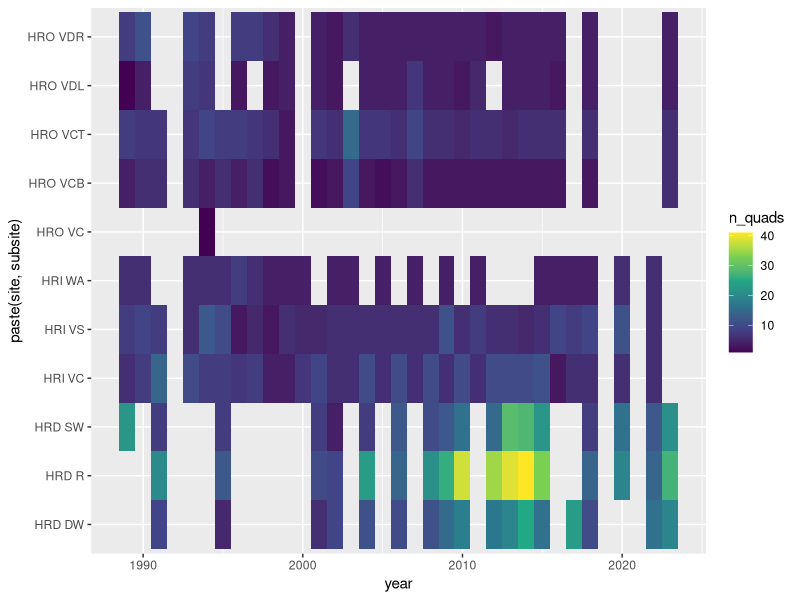
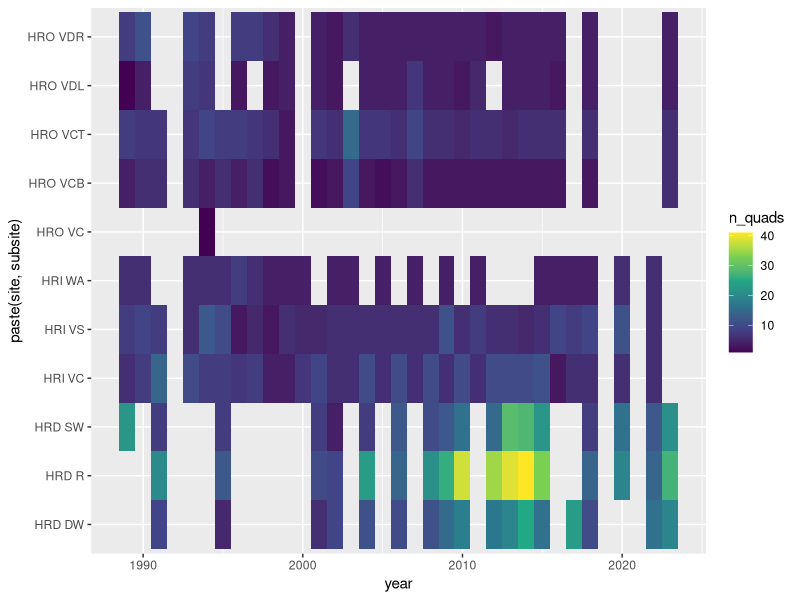
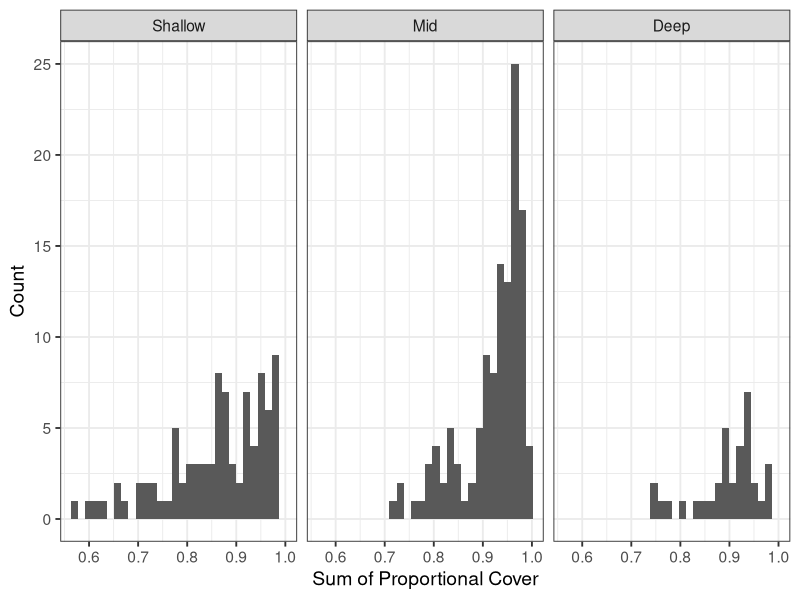
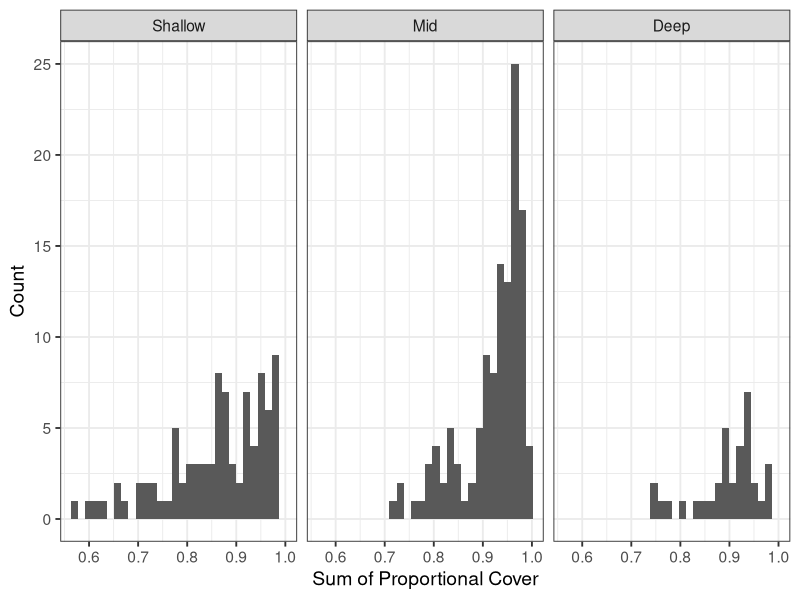

These figures' R source, in order:
#' ---------------------------------------------
#' Generate % Cover data from classification
#' masks done by the segmentation model
#' ---------------------------------------------

library(dplyr)
library(readr)
library(purrr)
library(glue)
library(tidyr)
library(ggplot2)

# # classification data
# cover_data <- read_csv("data/annotations/Photos_to_be_Annotated_coverage_19_20251029.csv") |>
#   rename(image = Image) |>
#   # mutate(image = gsub("-", "\\/", image),
#   #        image = gsub("_", "\\/", image)) |>
#   separate_wider_delim(image, "/",
#                        names = c("site",
#                                  "year",
#                                  "depth", 
#                                  "folder",
#                                  "image_name"),
#                        cols_remove = FALSE,
#                        too_few = "debug")  |>
#   filter(!is.na(year)) #some training data left in- remove
# 
#   
# ## Some light cleaning
# cover_data <- cover_data |>
#   select(-folder, -image_name) |>
#   mutate(depth = gsub(" .*", "", depth),#trim site name from some
#          year = gsub(" .*", "", year),
#          site = gsub(" ", "", site)) 
#   
# # new data for annotations we already did
# annotated_cover_data <- read_csv("data/annotations/Annotated_photos_coverage_19_20251029.csv") |>
#   rename(image = Image) |>
#   rename(pixels = pixels_predicted) |>
#   mutate(image = gsub("-", "\\/", image),
#          image = gsub("_", "\\/", image)) |>
#   separate_wider_delim(image, "/",
#                        names = c("year",
#                                  "site",
#                                  "depth", 
#                                  "image_name"),
#                        too_few = "debug",
#                        too_many = "merge", # some subsites and image names were split
#                        cols_remove = FALSE) |>
#   # For some, depths got weird
#   mutate(depth = ifelse(grepl("HRDeepP", depth), "Deep", depth)) |>
#   mutate(depth = gsub("HRD", "Deep", depth))|> #filename snafu
#   #ok, fixed
#   select(-c(image_name, image_ok, image_pieces, image_remainder)) |>
#   mutate(site = ifelse(site %in% c("DW", "LR", "LRB", "DWB", "DWT", "LRT"),
#                    "HRD",
#                    site))
# 
# all_cover_data <- bind_rows(cover_data, annotated_cover_data) |>
#   mutate(image_name = gsub(".*/", "", image)) |>
#   mutate(year = as.numeric(year),
#          image = gsub("^HRO \\/", "HRO\\/", image)) |>
#   mutate(image = gsub("-", "\\/", image),
#          image = gsub("_", "\\/", image)) 
# 
# ##
# # write manifest so we have it
# ##
# # all_cover_data |>
# #   group_by(image) |>
# #   slice(1L) |>
# #   select(site, year, depth, image) |>
# #   write_csv("data/manifest_unmarked.csv")
# 
# ##
# # file info
# ##
# # info about new images - and fix directory structure for match
# new_image_manifest <- read_csv("data/manifest_even_more.csv") |>
#   rename(image = file) |>
#   mutate(image = gsub("JPG", "png", image),
#          image = gsub("jpg", "png", image),
#          image = gsub("^\\.\\/", "", image),
#          image = gsub("^(\\d\\d\\d\\d) (HR[IO])\\/", 
#                       "\\2\\/\\1 \\2\\/", image))
# 
# second_new_image_manifest <- read_csv("data/manifest_new_images_third.csv")         
# 
# manifest <- bind_rows(read_csv("data/manifest_20251023.csv"),
#                       new_image_manifest,
#                       second_new_image_manifest) |>
#   mutate(image = gsub("^HRO \\/", "HRO\\/", image))|>
#   mutate(image = gsub("-", "\\/", image),
#          image = gsub("_", "\\/", image))
# 
#   
# 
# # check bad joins - should be nothing
# anti_join(manifest, all_cover_data)
# anti_join(all_cover_data, manifest)
# 
# cover_joined <- left_join(all_cover_data, manifest) |>
#   mutate(subsite = ifelse(subsite == "VDRD", "VDR", subsite)) #typo
# 

cover_data <- read_csv("data/annotations/Photos_to_be_Annotated_coverage_19_20251029.csv") |>
  rename(image = Image) |>
  filter(grepl("\\/", image))

annotated_cover_data <- read_csv("data/annotations/Annotated_photos_coverage_19_20251029.csv") |>
  rename(image = Image)   |> rename(pixels = pixels_predicted) |>
  filter(grepl("\\/", image))



all_cover_data <- bind_rows(cover_data, annotated_cover_data)|>
  mutate(image_name = gsub(".*/", "", image)) |>
  mutate(image = gsub("^HRO \\/", "HRO\\/", image)) |>
  mutate(image = gsub("-", "\\/", image),
         image = gsub("_", "\\/", image)) 

# info about new images - and fix directory structure for match
new_image_manifest <- read_csv("data/manifest_even_more.csv") |>
  rename(image = file) |>
  mutate(image = gsub("JPG", "png", image),
         image = gsub("jpg", "png", image),
         image = gsub("^\\.\\/", "", image),
         image = gsub("^(\\d\\d\\d\\d) (HR[IO])\\/", 
                      "\\2\\/\\1 \\2\\/", image))

second_new_image_manifest <- read_csv("data/manifest_new_images_third.csv")         

manifest <- bind_rows(read_csv("data/manifest_20251023.csv"),
                      new_image_manifest,
                      second_new_image_manifest) |>
  mutate(image = gsub("^HRO \\/", "HRO\\/", image))|>
  mutate(image = gsub("-", "\\/", image),
         image = gsub("_", "\\/", image))



# check bad joins 
anti_join(manifest, all_cover_data) |> pull(image) |> unique() -> ma_bad
anti_join(all_cover_data, manifest) |> pull(image) |> unique() -> am_bad

ma_bad # is ok if there are things here
am_bad #is not ok if there are things here

# deal with duplicate entries
cover_joined <- left_join(all_cover_data, manifest) |>
  mutate(subsite = ifelse(subsite == "VDRD", "VDR", subsite)) #typo

cover_joined_remove_dups <- cover_joined |>
  group_by(site, subsite, year, class, pixels, `total pixels in image`) |>
  slice(1L) |> ungroup()


##
# fix the gersemia mis-identification issue
# currently, our training set only has GRS in it
# but that is from HRD images. However, from 
# Ken's knowledge, while HRD has GRS from time to time
# it has NEVER been in HRI or HRO - but, we did not have
# any images with ALS from HRD or HRO in the training set
# and they look very very similar, so, all GRS from HRI and HRO
# is assumed to be ALS
##
cover_grs_fix <- cover_joined_remove_dups |>
  mutate(class = ifelse(class=="GRS" & site %in% c("HRI", "HRO"), "ALS", class))

# see when things were sampled
cover_grs_fix |>
  group_by(site, subsite, year) |>
  summarize(n_quads = n_distinct(image)) |>
  ggplot(
       aes(x = year, 
           y = paste(site, subsite),
           fill = n_quads)) +
  geom_tile() +
  scale_fill_viridis_c()

###
# Get correct total image pixels
# by deleting the FRM and BACK from total image pixels and then 
# filtering BACK out as we no longer need it
###
cover_joined_proportions <- cover_grs_fix |>
  group_by(site, subsite, year, image) |>
  mutate(#BACK_pixels = ifelse(class == "BACK", pixels, 0),  BACK is non-classified species
    framer_pixels = ifelse(class == "FRM", pixels, 0),
    sediment_pixels = ifelse(class == "SED", pixels, 0),
    mobile_pixels = ifelse(class %in% c("DROE", "AST"), pixels, 0),
           total_sampled_pixels = `total pixels in image` -
           #sum(BACK_pixels) - #BACK is non-classified species
      sum(mobile_pixels) - 
      sum(sediment_pixels) - 
      sum(framer_pixels)) |>
  ungroup() |>
  filter(!(class %in% c("BACK", "DROE", "AST", "FRM", "SED"))) |>
  mutate(proportion = pixels / total_sampled_pixels)

###
# Add zeroes where needed
###

cover_joined_proportions_zeroes <- cover_joined_proportions |>
  # add zeroes
  complete(crossing(nesting(site, subsite, image,
                            depth,
                            year, 
                            image_name, total_sampled_pixels), 
                    class), 
           fill = list(pixels = 0, proportion = 0)) |>
  select(site, subsite, image,
         depth, year, class,
         proportion, pixels, total_sampled_pixels,
         image_name)

##
# expand names of classes to species
##
class_dictionary <- read_csv("data/Merged_Species_list_with_colors.csv") |>
  rename(class = CoralNetCode) |>
  rename_with(tolower)

# newclass <- tribble(
#   ~genus, ~species, ~class, ~`hex code`,
#   "Mussel", "", "MUSS", "#?????"
# )

#class_dictionary <- bind_rows(class_dictionary, newclass)

#class_dictionary[class_dictionary$class %in% clean_data$class,] |> View()

# join! by class
clean_data_joined <- 
  left_join(cover_joined_proportions_zeroes, class_dictionary) |>
  mutate(species = paste(genus, species)) |>
  select(-genus)|>
  mutate(species = gsub("NA", "", species),
         species = gsub(" $", "", species),
  )

# check for missed classes
clean_data_joined$class[which(is.na(clean_data_joined$`hex code`))] |> unique()

# see unique species
clean_data_joined |> pull(species) |> unique() |> sort()

##
# write our what species we have
##
tibble(species = clean_data_joined$species |>
         unique() |> 
         sort()) |> 
  write_csv("data/unique_species.csv")


##
# add site continuous depth info
##
site_data_dictionary <- 
  read_csv("data/Subsite_Depth_Key.csv")|>
  rename_with(tolower) |>
  rename(depth = depth_category)

aggregated_data_with_info <- 
  left_join(clean_data_joined, site_data_dictionary) 

# check and make sure we didn't miss anything
which(is.na(aggregated_data_with_info$average_depth))

# check and make sure we have at least 1 
# measurement per subsite:site in the dictionary
anti_join(site_data_dictionary, aggregated_data_with_info)

##
# swap species and clean_species
# to avoid future problems of using a "/" in species names
# which makes some functions think we are referencing another
# directory - also prep for thermal info and add a centered year
##
species_names <- read_csv("data/co_occuring_species_20251024_with_new_classes.csv") |>
  select(-coefficients_species)

aggregated_data_with_info_sp <- 
  aggregated_data_with_info |>
  left_join(species_names) |>
  select(-species) |>
  rename(species = clean_species) |>
  mutate( year = as.numeric(year),
          year_cent = year - mean(seq(min(year), max(year), by = 1)))

# check species names
aggregated_data_with_info_sp$species |> unique() |> sort()

##
# write out
##

write_csv(aggregated_data_with_info_sp, "data/substrate_data_long.csv")



##
# Create a subsite aggregated data set
##

subsite_data <- aggregated_data_with_info_sp |>
  # first, how many quads per subsite per year
  group_by(site, subsite, year, year_cent, 
           depth, average_depth) |>
  mutate (n_quads = n_distinct(image))|>
  # now calculate avg porportion
  group_by(site, subsite, year, year_cent, 
           depth, average_depth,
           class, species, gen_spp) |>
  summarize(n_quads = n_quads[1],
            proportion = sum(proportion)/n_quads[1]) |> 
  ungroup()

# check and make sure things sum to one
subsite_data |>
  group_by(site, subsite, year, year_cent, 
           depth, average_depth) |>
  summarize(total = sum(proportion)) |>
  pull(total)

# see when things were sampled
ggplot(subsite_data,
       aes(x = year, 
           y = paste(site, subsite),
           fill = n_quads)) +
  geom_tile() +
  scale_fill_viridis_c()

##
# Add thermal preference data
##
thermal_data <- read_csv("data/Occurrence_based_species_thermal_indicies_Photos_100825.csv") |>
  select(gen_spp, species_id, n_obis_rec,
         BO21_tempmax_bdmean_mean, BO21_tempmax_bdmin_mean, BO21_tempmax_bdmin_max,
         BO21_tempmax_bdmean_q5, BO21_tempmax_bdmean_q95)

subsite_data_thermal <- 
  left_join(subsite_data, thermal_data)

subsite_data_thermal$gen_spp |> unique()
##
# write out
##
write_csv(subsite_data_thermal, "data/substrate_data_subsite_long.csv")


##
# cover dist
##
subsite_data_thermal |>
  group_by(site, year, subsite, depth) |>
  summarize(cover = sum(proportion)) |>
  ggplot(aes(x = cover)) +
  geom_histogram() +
  labs(x = "Sum of Proportional Cover", y = "Count") +
  facet_wrap(vars(forcats::fct_rev(depth))) +
  theme_bw(base_size = 14)

ggsave("figures/total_cover_histogram.jpg", width = 8, height = 4)
